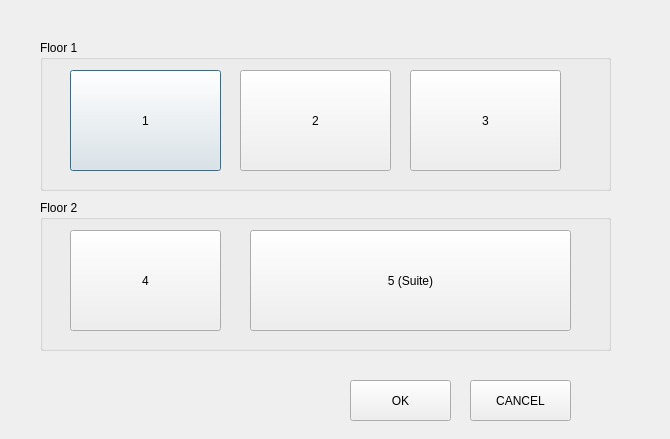
<?xml version="1.0" encoding="UTF-8"?>
<ui version="4.0">
 <class>RoomsDialog</class>
 <widget class="QDialog" name="RoomsDialog">
  <property name="geometry">
   <rect>
    <x>0</x>
    <y>0</y>
    <width>670</width>
    <height>439</height>
   </rect>
  </property>
  <property name="windowTitle">
   <string>Dialog</string>
  </property>
  <widget class="QGroupBox" name="groupBox">
   <property name="geometry">
    <rect>
     <x>40</x>
     <y>40</y>
     <width>571</width>
     <height>151</height>
    </rect>
   </property>
   <property name="title">
    <string>Floor 1</string>
   </property>
   <widget class="QPushButton" name="pushButton_1">
    <property name="geometry">
     <rect>
      <x>30</x>
      <y>30</y>
      <width>151</width>
      <height>101</height>
     </rect>
    </property>
    <property name="layoutDirection">
     <enum>Qt::LayoutDirection::LeftToRight</enum>
    </property>
    <property name="text">
     <string>1</string>
    </property>
   </widget>
   <widget class="QPushButton" name="pushButton_2">
    <property name="geometry">
     <rect>
      <x>200</x>
      <y>30</y>
      <width>151</width>
      <height>101</height>
     </rect>
    </property>
    <property name="text">
     <string>2</string>
    </property>
   </widget>
   <widget class="QPushButton" name="pushButton_3">
    <property name="geometry">
     <rect>
      <x>370</x>
      <y>30</y>
      <width>151</width>
      <height>101</height>
     </rect>
    </property>
    <property name="text">
     <string>3</string>
    </property>
   </widget>
  </widget>
  <widget class="QGroupBox" name="groupBox_2">
   <property name="geometry">
    <rect>
     <x>40</x>
     <y>200</y>
     <width>571</width>
     <height>151</height>
    </rect>
   </property>
   <property name="layoutDirection">
    <enum>Qt::LayoutDirection::LeftToRight</enum>
   </property>
   <property name="title">
    <string>Floor 2</string>
   </property>
   <widget class="QPushButton" name="pushButton_4">
    <property name="geometry">
     <rect>
      <x>30</x>
      <y>30</y>
      <width>151</width>
      <height>101</height>
     </rect>
    </property>
    <property name="text">
     <string>4</string>
    </property>
   </widget>
   <widget class="QPushButton" name="pushButton_5">
    <property name="geometry">
     <rect>
      <x>210</x>
      <y>30</y>
      <width>321</width>
      <height>101</height>
     </rect>
    </property>
    <property name="text">
     <string>5 (Suite)</string>
    </property>
   </widget>
  </widget>
  <widget class="QPushButton" name="pushButtonOk">
   <property name="geometry">
    <rect>
     <x>350</x>
     <y>380</y>
     <width>101</width>
     <height>41</height>
    </rect>
   </property>
   <property name="text">
    <string>OK</string>
   </property>
  </widget>
  <widget class="QPushButton" name="pushButtonCancel">
   <property name="geometry">
    <rect>
     <x>470</x>
     <y>380</y>
     <width>101</width>
     <height>41</height>
    </rect>
   </property>
   <property name="text">
    <string>CANCEL</string>
   </property>
  </widget>
 </widget>
 <resources/>
 <connections/>
</ui>
